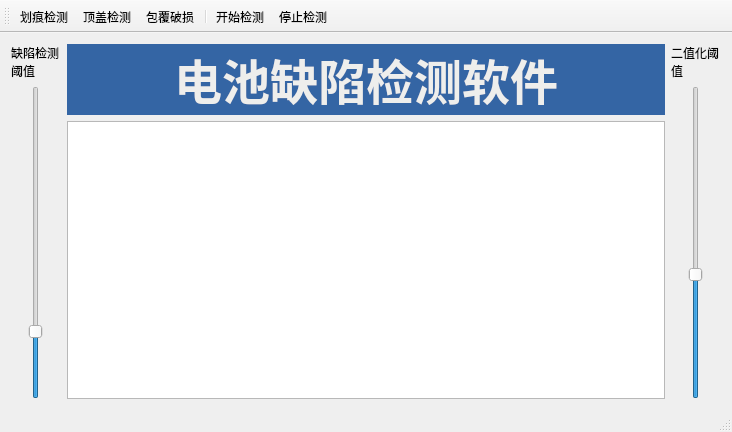
<?xml version="1.0" encoding="UTF-8"?>
<ui version="4.0">
 <class>MainWindow</class>
 <widget class="QMainWindow" name="MainWindow">
  <property name="geometry">
   <rect>
    <x>0</x>
    <y>0</y>
    <width>732</width>
    <height>432</height>
   </rect>
  </property>
  <property name="windowTitle">
   <string>电池缺陷检测软件</string>
  </property>
  <property name="windowIcon">
   <iconset resource="batguard.qrc">
    <normaloff>:/ico/logo</normaloff>:/ico/logo</iconset>
  </property>
  <widget class="QWidget" name="centralWidget">
   <layout class="QGridLayout" name="gridLayout_2">
    <item row="0" column="0">
     <layout class="QVBoxLayout" name="verticalLayout_2">
      <item>
       <widget class="QLabel" name="label_3">
        <property name="minimumSize">
         <size>
          <width>50</width>
          <height>0</height>
         </size>
        </property>
        <property name="maximumSize">
         <size>
          <width>50</width>
          <height>16777215</height>
         </size>
        </property>
        <property name="text">
         <string>缺陷检测阈值</string>
        </property>
        <property name="wordWrap">
         <bool>true</bool>
        </property>
       </widget>
      </item>
      <item>
       <widget class="QSlider" name="verticalSlider_2">
        <property name="sizePolicy">
         <sizepolicy hsizetype="Preferred" vsizetype="Expanding">
          <horstretch>0</horstretch>
          <verstretch>0</verstretch>
         </sizepolicy>
        </property>
        <property name="maximum">
         <number>100</number>
        </property>
        <property name="pageStep">
         <number>1</number>
        </property>
        <property name="value">
         <number>20</number>
        </property>
        <property name="orientation">
         <enum>Qt::Vertical</enum>
        </property>
       </widget>
      </item>
     </layout>
    </item>
    <item row="0" column="1">
     <layout class="QVBoxLayout" name="verticalLayout">
      <item>
       <widget class="QLabel" name="label">
        <property name="font">
         <font>
          <family>AR PL UKai CN</family>
          <pointsize>36</pointsize>
          <weight>75</weight>
          <bold>true</bold>
         </font>
        </property>
        <property name="styleSheet">
         <string notr="true">background-color: rgb(52, 101, 164);
color: rgb(238, 238, 236);</string>
        </property>
        <property name="text">
         <string>电池缺陷检测软件</string>
        </property>
        <property name="textFormat">
         <enum>Qt::RichText</enum>
        </property>
        <property name="scaledContents">
         <bool>false</bool>
        </property>
        <property name="alignment">
         <set>Qt::AlignCenter</set>
        </property>
       </widget>
      </item>
      <item>
       <widget class="QGraphicsView" name="graphicsView"/>
      </item>
     </layout>
    </item>
    <item row="0" column="2">
     <layout class="QGridLayout" name="gridLayout">
      <item row="0" column="0">
       <widget class="QLabel" name="label_2">
        <property name="minimumSize">
         <size>
          <width>50</width>
          <height>0</height>
         </size>
        </property>
        <property name="maximumSize">
         <size>
          <width>80</width>
          <height>16777215</height>
         </size>
        </property>
        <property name="lineWidth">
         <number>2</number>
        </property>
        <property name="text">
         <string>二值化阈值</string>
        </property>
        <property name="wordWrap">
         <bool>true</bool>
        </property>
        <property name="margin">
         <number>0</number>
        </property>
       </widget>
      </item>
      <item row="1" column="0">
       <widget class="QSlider" name="verticalSlider">
        <property name="sizePolicy">
         <sizepolicy hsizetype="Preferred" vsizetype="Expanding">
          <horstretch>0</horstretch>
          <verstretch>0</verstretch>
         </sizepolicy>
        </property>
        <property name="minimum">
         <number>10</number>
        </property>
        <property name="maximum">
         <number>240</number>
        </property>
        <property name="value">
         <number>100</number>
        </property>
        <property name="orientation">
         <enum>Qt::Vertical</enum>
        </property>
       </widget>
      </item>
     </layout>
    </item>
   </layout>
  </widget>
  <widget class="QMenuBar" name="menuBar">
   <property name="geometry">
    <rect>
     <x>0</x>
     <y>0</y>
     <width>732</width>
     <height>28</height>
    </rect>
   </property>
  </widget>
  <widget class="QToolBar" name="mainToolBar">
   <property name="toolButtonStyle">
    <enum>Qt::ToolButtonTextBesideIcon</enum>
   </property>
   <attribute name="toolBarArea">
    <enum>TopToolBarArea</enum>
   </attribute>
   <attribute name="toolBarBreak">
    <bool>false</bool>
   </attribute>
   <addaction name="actionCheck"/>
   <addaction name="actionCheckTop"/>
   <addaction name="actionCheckCover"/>
   <addaction name="separator"/>
   <addaction name="actionStart"/>
   <addaction name="actionStop"/>
  </widget>
  <widget class="QStatusBar" name="statusBar"/>
  <action name="actionStop">
   <property name="icon">
    <iconset resource="batguard.qrc">
     <normaloff>:/ico/stop</normaloff>:/ico/stop</iconset>
   </property>
   <property name="text">
    <string>停止检测</string>
   </property>
   <property name="toolTip">
    <string>停止检测</string>
   </property>
  </action>
  <action name="actionStart">
   <property name="icon">
    <iconset resource="batguard.qrc">
     <normaloff>:/ico/start</normaloff>:/ico/start</iconset>
   </property>
   <property name="text">
    <string>开始检测</string>
   </property>
   <property name="toolTip">
    <string>开始检测</string>
   </property>
  </action>
  <action name="actionCheck">
   <property name="icon">
    <iconset resource="batguard.qrc">
     <normaloff>:/ico/check</normaloff>:/ico/check</iconset>
   </property>
   <property name="text">
    <string>划痕检测</string>
   </property>
   <property name="toolTip">
    <string>划痕检测</string>
   </property>
  </action>
  <action name="actionCheckTop">
   <property name="text">
    <string>顶盖检测</string>
   </property>
   <property name="toolTip">
    <string>顶盖检测</string>
   </property>
  </action>
  <action name="actionCheckCover">
   <property name="text">
    <string>包覆破损</string>
   </property>
   <property name="toolTip">
    <string>包覆破损</string>
   </property>
  </action>
 </widget>
 <layoutdefault spacing="6" margin="11"/>
 <resources>
  <include location="batguard.qrc"/>
 </resources>
 <connections/>
</ui>
